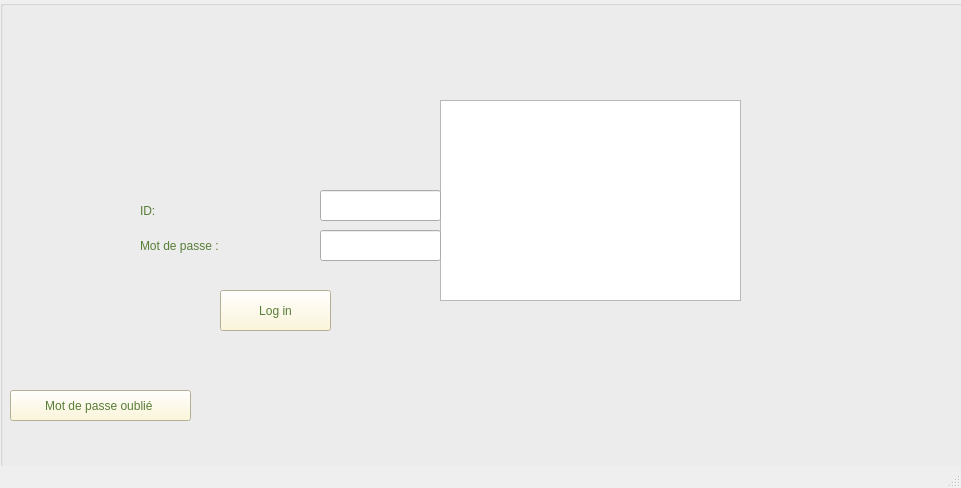
<?xml version="1.0" encoding="UTF-8"?>
<ui version="4.0">
 <class>login</class>
 <widget class="QMainWindow" name="login">
  <property name="geometry">
   <rect>
    <x>0</x>
    <y>0</y>
    <width>961</width>
    <height>488</height>
   </rect>
  </property>
  <property name="windowTitle">
   <string>MainWindow</string>
  </property>
  <widget class="QWidget" name="centralwidget">
   <widget class="QGroupBox" name="groupBox">
    <property name="geometry">
     <rect>
      <x>0</x>
      <y>0</y>
      <width>1101</width>
      <height>561</height>
     </rect>
    </property>
    <property name="title">
     <string/>
    </property>
    <widget class="QLabel" name="label_18">
     <property name="geometry">
      <rect>
       <x>600</x>
       <y>60</y>
       <width>61</width>
       <height>501</height>
      </rect>
     </property>
     <property name="text">
      <string/>
     </property>
     <property name="pixmap">
      <pixmap>../../Downloads/Green Illustrated Earth Day Poster (3) (1).png</pixmap>
     </property>
    </widget>
    <widget class="QPushButton" name="pushButton">
     <property name="geometry">
      <rect>
       <x>220</x>
       <y>290</y>
       <width>111</width>
       <height>41</height>
      </rect>
     </property>
     <property name="styleSheet">
      <string notr="true">background-color: rgb(252, 244, 208);
alternate-background-color: rgb(252, 244, 208);
color: rgb(87, 125, 54);
font: 13pt &quot;MS Shell Dlg 2&quot;;</string>
     </property>
     <property name="text">
      <string>Log in</string>
     </property>
    </widget>
    <widget class="QLabel" name="label_14">
     <property name="geometry">
      <rect>
       <x>140</x>
       <y>230</y>
       <width>151</width>
       <height>31</height>
      </rect>
     </property>
     <property name="styleSheet">
      <string notr="true">color: rgb(252, 244, 208);
color: rgb(87, 125, 54);
font: 13pt &quot;MS Shell Dlg 2&quot;;</string>
     </property>
     <property name="text">
      <string>Mot de passe :</string>
     </property>
    </widget>
    <widget class="QPushButton" name="pushButton_2">
     <property name="geometry">
      <rect>
       <x>10</x>
       <y>390</y>
       <width>181</width>
       <height>31</height>
      </rect>
     </property>
     <property name="styleSheet">
      <string notr="true">background-color: rgb(252, 244, 208);
alternate-background-color: rgb(252, 244, 208);
color: rgb(87, 125, 54);
font: 10pt &quot;MS Shell Dlg 2&quot;;</string>
     </property>
     <property name="text">
      <string>Mot de passe oublié </string>
     </property>
    </widget>
    <widget class="QLineEdit" name="lineEdit_username">
     <property name="geometry">
      <rect>
       <x>320</x>
       <y>190</y>
       <width>121</width>
       <height>31</height>
      </rect>
     </property>
    </widget>
    <widget class="QLineEdit" name="lineEdit_password">
     <property name="geometry">
      <rect>
       <x>320</x>
       <y>230</y>
       <width>121</width>
       <height>31</height>
      </rect>
     </property>
    </widget>
    <widget class="QTableView" name="tab_employe">
     <property name="geometry">
      <rect>
       <x>440</x>
       <y>100</y>
       <width>301</width>
       <height>201</height>
      </rect>
     </property>
    </widget>
    <widget class="QLabel" name="label">
     <property name="geometry">
      <rect>
       <x>-5</x>
       <y>-5</y>
       <width>971</width>
       <height>441</height>
      </rect>
     </property>
     <property name="text">
      <string/>
     </property>
     <property name="pixmap">
      <pixmap resource="../mariem/Atelier_Connexion_/Atelier_Connexion/mariem.qrc">:/mariem/logine1_page-0001.jpg</pixmap>
     </property>
     <property name="scaledContents">
      <bool>true</bool>
     </property>
    </widget>
    <widget class="QLabel" name="label_13">
     <property name="geometry">
      <rect>
       <x>140</x>
       <y>200</y>
       <width>81</width>
       <height>21</height>
      </rect>
     </property>
     <property name="styleSheet">
      <string notr="true">color: rgb(252, 244, 208);
color: rgb(87, 125, 54);
font: 13pt &quot;MS Shell Dlg 2&quot;;</string>
     </property>
     <property name="text">
      <string>ID:</string>
     </property>
    </widget>
    <widget class="QLabel" name="label_2">
     <property name="geometry">
      <rect>
       <x>230</x>
       <y>110</y>
       <width>91</width>
       <height>51</height>
      </rect>
     </property>
     <property name="text">
      <string/>
     </property>
     <property name="pixmap">
      <pixmap resource="../mariem/Atelier_Connexion_/Atelier_Connexion/mariem.qrc">:/mariem/logo_login-removebg-preview (1).png</pixmap>
     </property>
     <property name="scaledContents">
      <bool>true</bool>
     </property>
    </widget>
    <zorder>tab_employe</zorder>
    <zorder>label</zorder>
    <zorder>label_18</zorder>
    <zorder>pushButton</zorder>
    <zorder>label_14</zorder>
    <zorder>pushButton_2</zorder>
    <zorder>lineEdit_username</zorder>
    <zorder>lineEdit_password</zorder>
    <zorder>label_13</zorder>
    <zorder>label_2</zorder>
   </widget>
  </widget>
  <widget class="QMenuBar" name="menubar">
   <property name="geometry">
    <rect>
     <x>0</x>
     <y>0</y>
     <width>961</width>
     <height>26</height>
    </rect>
   </property>
  </widget>
  <widget class="QStatusBar" name="statusbar"/>
 </widget>
 <resources>
  <include location="../mariem/Atelier_Connexion_/Atelier_Connexion/mariem.qrc"/>
 </resources>
 <connections/>
</ui>
